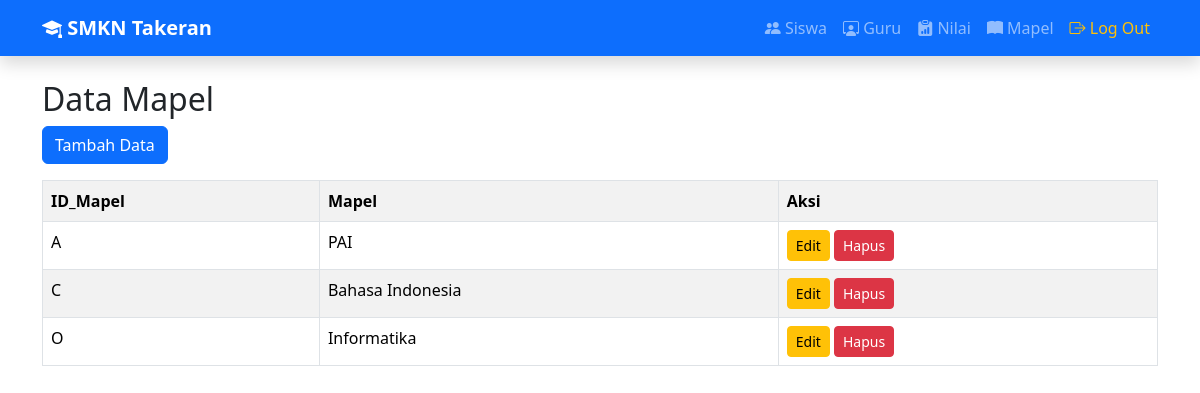
The app's page /web_sekolah/mapel/index.php (signed in) with its own data.
### tables this page shows
CREATE TABLE `mapel` (
  `id_mapel` varchar(1) NOT NULL,
  `nama` varchar(50) NOT NULL
);

### web_sekolah/mapel/index.php (the view, shortened to what this page needs)
<?php
include "../koneksi.php";
?>
<!DOCTYPE html>
<html>
<head>
    <link href="https://cdn.jsdelivr.net/npm/bootstrap@5.3.8/dist/css/bootstrap.min.css" rel="stylesheet">
</head>
<body>
<div class="container mt-4">
    <h2>Data Mapel</h2>
    <a href="tambah.php" class="btn btn-primary mb-3">
        Tambah Data
    </a>
    <table class="table table-bordered table-striped">
        <tr>
            <th>ID_Mapel</th>
            <th>Mapel</th>
            <th>Aksi</th>
        </tr>
        <?php
        $data = mysqli_query($koneksi, "SELECT * FROM mapel");
        while ($d = mysqli_fetch_array($data)) {
        ?>
        <tr>
            <td><?= $d['id_mapel']; ?></td>
            <td><?= $d['nama']; ?></td>
            <td>
                <a href="edit.php?id_mapel=<?= $d['id_mapel']; ?>"
                   class="btn btn-warning btn-sm">
                    Edit
                </a>
                <a href="hapus.php?id_mapel=<?= $d['id_mapel']; ?>"
                   class="btn btn-danger btn-sm"
                   onclick="return confirm('Yakin ingin menghapus?');">
                    Hapus
                </a>
            </td>
        </tr>
        <?php } ?>
    </table>
</div>
</body>
</html>

### records on screen
mapel: id_mapel "A", nama "PAI"
mapel: id_mapel "C", nama "Bahasa Indonesia"
mapel: id_mapel "O", nama "Informatika"
